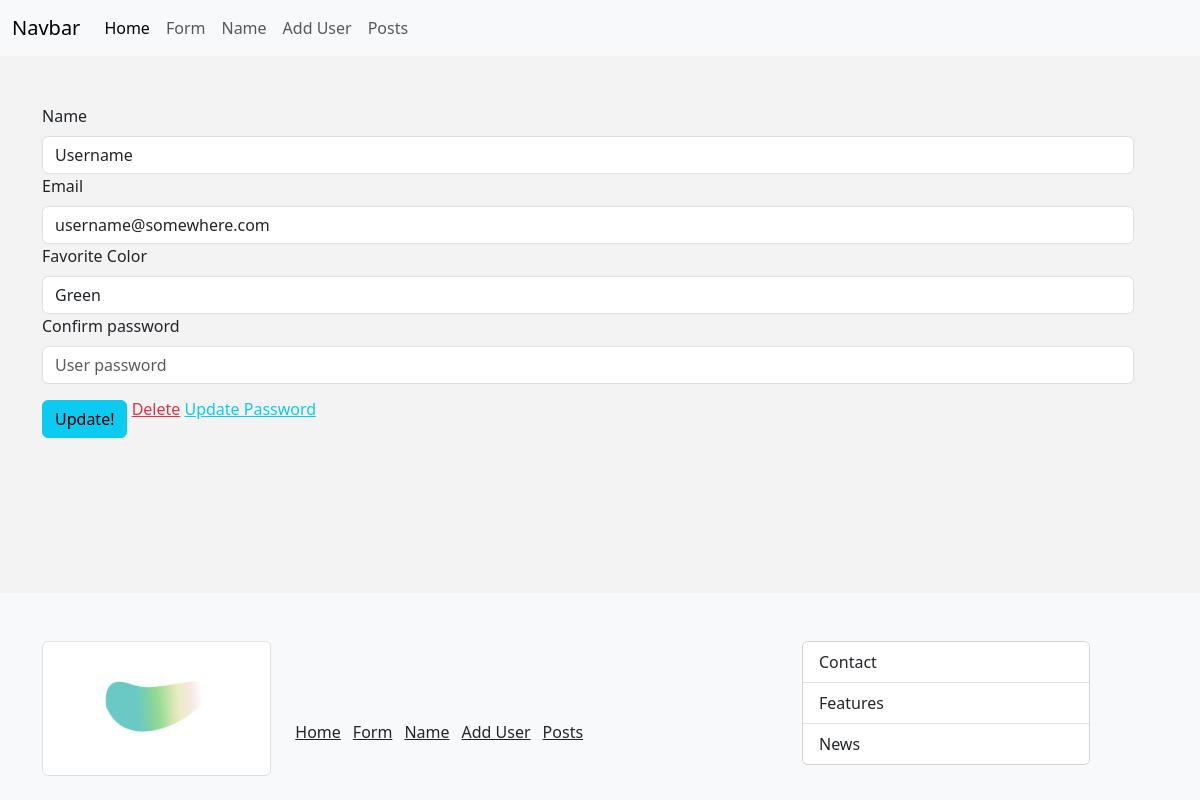
Page /user/1 on the committed database.
### main.py (models this page shows, shortened)
class Users(db.Model):
	id = db.Column(db.Integer, primary_key=True)
	name = db.Column(db.String(55), nullable=False)
	email = db.Column(db.String(125), nullable=False, unique=True)
	date_added = db.Column(db.DateTime, default=datetime.utcnow)
	favorite_color = db.Column(db.String(25))
	password = db.Column(db.String(101), nullable=False)

### main.py (the view, shortened to what this page needs)
@app.route("/user/<int:id>", methods=["GET", "POST"])
def get_user(id):
	if request.method == "GET":
		user = Users.query.get_or_404(id)
		return render_template("user/update_user.html", user=user)
	else:
		return redirect(url_for("add_user"))

### templates/user/update_user.html (shortened to what this page needs)
{% extends 'base.html' %}
{% block content %}
	<form class="form" method="POST" action="">
		<label for="name" class="form-label">Name</label>
		<input type="text" class="form-control" value="{{user.name}}" placeholder="{{user.name}}" name="name">
		<label for="email" class="form-label">Email</label>
		<input type="text" class="form-control" value="{{user.email}}" placeholder="{{user.email}}" name="email">
		<label for="favorite_color" class="form-label">Favorite Color</label>
		<input type="text" class="form-control" value="{{user.favorite_color}}" placeholder="{{user.favorite_color}}" name="favorite_color">
		<label for="confirm_password" class="form-label">Confirm password</label>
		<input type="text" class="form-control" placeholder="User password" name="confirm_password">
		<input type="submit" value="Update!" class="btn btn-info mt-3">
		<a class="link-danger mt-5" href="{{url_for('delete_user', id = user.id)}}">Delete</a>
		<a class="link-info mt-5" href="{{url_for('update_user_password', id = user.id)}}">Update Password</a>
	</form>
{% endblock content%}

### static/css/style.css (style rules this page uses)
body { background-color: rgb(243, 243, 243); display: flex; flex-direction: column; flex-grow: 1; min-height: 100vh; }

### rows in the picture
Users: name "Username", email "username@somewhere.com", favorite_color "Green"
